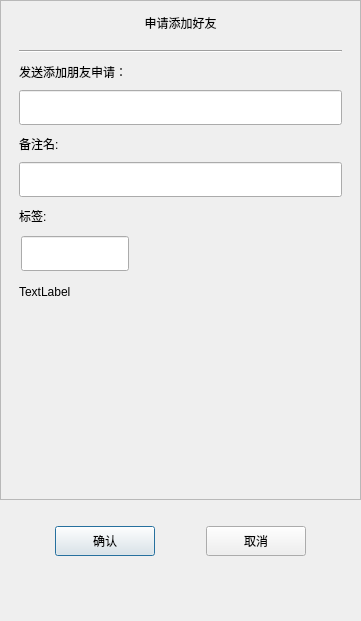
<?xml version="1.0" encoding="UTF-8"?>
<ui version="4.0">
 <class>ApplyFriend</class>
 <widget class="QDialog" name="ApplyFriend">
  <property name="geometry">
   <rect>
    <x>0</x>
    <y>0</y>
    <width>361</width>
    <height>621</height>
   </rect>
  </property>
  <property name="minimumSize">
   <size>
    <width>361</width>
    <height>621</height>
   </size>
  </property>
  <property name="maximumSize">
   <size>
    <width>361</width>
    <height>621</height>
   </size>
  </property>
  <property name="windowTitle">
   <string>Dialog</string>
  </property>
  <layout class="QVBoxLayout" name="verticalLayout">
   <property name="leftMargin">
    <number>0</number>
   </property>
   <property name="topMargin">
    <number>0</number>
   </property>
   <property name="rightMargin">
    <number>0</number>
   </property>
   <property name="bottomMargin">
    <number>0</number>
   </property>
   <item>
    <widget class="QScrollArea" name="scrollArea">
     <property name="minimumSize">
      <size>
       <width>0</width>
       <height>500</height>
      </size>
     </property>
     <property name="widgetResizable">
      <bool>true</bool>
     </property>
     <widget class="QWidget" name="scrollcontent">
      <property name="geometry">
       <rect>
        <x>0</x>
        <y>0</y>
        <width>359</width>
        <height>498</height>
       </rect>
      </property>
      <layout class="QVBoxLayout" name="verticalLayout_2">
       <item>
        <widget class="QLabel" name="apply_lb">
         <property name="minimumSize">
          <size>
           <width>0</width>
           <height>25</height>
          </size>
         </property>
         <property name="maximumSize">
          <size>
           <width>16777215</width>
           <height>25</height>
          </size>
         </property>
         <property name="text">
          <string>申请添加好友</string>
         </property>
         <property name="alignment">
          <set>Qt::AlignmentFlag::AlignCenter</set>
         </property>
        </widget>
       </item>
       <item>
        <widget class="QWidget" name="apply_wid" native="true">
         <layout class="QVBoxLayout" name="verticalLayout_3">
          <item>
           <widget class="Line" name="line">
            <property name="orientation">
             <enum>Qt::Orientation::Horizontal</enum>
            </property>
           </widget>
          </item>
          <item>
           <widget class="QLabel" name="label">
            <property name="minimumSize">
             <size>
              <width>0</width>
              <height>25</height>
             </size>
            </property>
            <property name="maximumSize">
             <size>
              <width>16777215</width>
              <height>25</height>
             </size>
            </property>
            <property name="text">
             <string>发送添加朋友申请：</string>
            </property>
           </widget>
          </item>
          <item>
           <widget class="CustomizeEdit" name="name_ed">
            <property name="minimumSize">
             <size>
              <width>0</width>
              <height>35</height>
             </size>
            </property>
            <property name="maximumSize">
             <size>
              <width>16777215</width>
              <height>35</height>
             </size>
            </property>
           </widget>
          </item>
          <item>
           <widget class="QLabel" name="label_2">
            <property name="minimumSize">
             <size>
              <width>0</width>
              <height>25</height>
             </size>
            </property>
            <property name="maximumSize">
             <size>
              <width>16777215</width>
              <height>25</height>
             </size>
            </property>
            <property name="text">
             <string>备注名:</string>
            </property>
           </widget>
          </item>
          <item>
           <widget class="CustomizeEdit" name="back_ed">
            <property name="minimumSize">
             <size>
              <width>0</width>
              <height>35</height>
             </size>
            </property>
            <property name="maximumSize">
             <size>
              <width>16777215</width>
              <height>35</height>
             </size>
            </property>
           </widget>
          </item>
          <item>
           <widget class="QLabel" name="label_3">
            <property name="minimumSize">
             <size>
              <width>0</width>
              <height>25</height>
             </size>
            </property>
            <property name="maximumSize">
             <size>
              <width>16777215</width>
              <height>25</height>
             </size>
            </property>
            <property name="text">
             <string>标签:</string>
            </property>
           </widget>
          </item>
          <item>
           <widget class="QWidget" name="lb_group_wid" native="true">
            <property name="minimumSize">
             <size>
              <width>0</width>
              <height>50</height>
             </size>
            </property>
            <layout class="QVBoxLayout" name="verticalLayout_4">
             <property name="spacing">
              <number>0</number>
             </property>
             <property name="leftMargin">
              <number>0</number>
             </property>
             <property name="topMargin">
              <number>0</number>
             </property>
             <property name="rightMargin">
              <number>0</number>
             </property>
             <property name="bottomMargin">
              <number>0</number>
             </property>
             <item>
              <widget class="QWidget" name="gridWidget" native="true">
               <property name="minimumSize">
                <size>
                 <width>0</width>
                 <height>40</height>
                </size>
               </property>
               <property name="maximumSize">
                <size>
                 <width>16777215</width>
                 <height>40</height>
                </size>
               </property>
               <widget class="CustomizeEdit" name="lb_ed">
                <property name="geometry">
                 <rect>
                  <x>2</x>
                  <y>2</y>
                  <width>108</width>
                  <height>35</height>
                 </rect>
                </property>
                <property name="maximumSize">
                 <size>
                  <width>16777215</width>
                  <height>35</height>
                 </size>
                </property>
               </widget>
              </widget>
             </item>
             <item>
              <widget class="QWidget" name="input_tip_wid" native="true">
               <property name="minimumSize">
                <size>
                 <width>0</width>
                 <height>35</height>
                </size>
               </property>
               <property name="maximumSize">
                <size>
                 <width>16777215</width>
                 <height>35</height>
                </size>
               </property>
               <layout class="QVBoxLayout" name="verticalLayout_5">
                <property name="spacing">
                 <number>0</number>
                </property>
                <property name="leftMargin">
                 <number>0</number>
                </property>
                <property name="topMargin">
                 <number>0</number>
                </property>
                <property name="rightMargin">
                 <number>0</number>
                </property>
                <property name="bottomMargin">
                 <number>0</number>
                </property>
                <item>
                 <widget class="ClickedOnceLabel" name="tip_lb">
                  <property name="text">
                   <string>TextLabel</string>
                  </property>
                 </widget>
                </item>
               </layout>
              </widget>
             </item>
            </layout>
           </widget>
          </item>
          <item>
           <widget class="QWidget" name="widget" native="true">
            <property name="minimumSize">
             <size>
              <width>0</width>
              <height>60</height>
             </size>
            </property>
            <layout class="QHBoxLayout" name="horizontalLayout_2">
             <property name="spacing">
              <number>7</number>
             </property>
             <property name="leftMargin">
              <number>0</number>
             </property>
             <property name="topMargin">
              <number>0</number>
             </property>
             <property name="rightMargin">
              <number>0</number>
             </property>
             <property name="bottomMargin">
              <number>0</number>
             </property>
             <item>
              <widget class="QWidget" name="lb_list" native="true">
               <property name="minimumSize">
                <size>
                 <width>287</width>
                 <height>50</height>
                </size>
               </property>
               <property name="maximumSize">
                <size>
                 <width>287</width>
                 <height>16777215</height>
                </size>
               </property>
              </widget>
             </item>
             <item>
              <widget class="QWidget" name="more_lb_wid" native="true">
               <layout class="QVBoxLayout" name="verticalLayout_6">
                <property name="spacing">
                 <number>0</number>
                </property>
                <property name="leftMargin">
                 <number>0</number>
                </property>
                <property name="rightMargin">
                 <number>0</number>
                </property>
                <property name="bottomMargin">
                 <number>0</number>
                </property>
                <item>
                 <spacer name="verticalSpacer_3">
                  <property name="orientation">
                   <enum>Qt::Orientation::Vertical</enum>
                  </property>
                  <property name="sizeHint" stdset="0">
                   <size>
                    <width>20</width>
                    <height>40</height>
                   </size>
                  </property>
                 </spacer>
                </item>
                <item>
                 <widget class="ClickedOnceLabel" name="more_lb">
                  <property name="minimumSize">
                   <size>
                    <width>25</width>
                    <height>25</height>
                   </size>
                  </property>
                  <property name="maximumSize">
                   <size>
                    <width>25</width>
                    <height>25</height>
                   </size>
                  </property>
                  <property name="text">
                   <string/>
                  </property>
                 </widget>
                </item>
                <item>
                 <spacer name="verticalSpacer_4">
                  <property name="orientation">
                   <enum>Qt::Orientation::Vertical</enum>
                  </property>
                  <property name="sizeHint" stdset="0">
                   <size>
                    <width>20</width>
                    <height>40</height>
                   </size>
                  </property>
                 </spacer>
                </item>
               </layout>
              </widget>
             </item>
            </layout>
           </widget>
          </item>
         </layout>
        </widget>
       </item>
      </layout>
     </widget>
    </widget>
   </item>
   <item>
    <spacer name="verticalSpacer">
     <property name="orientation">
      <enum>Qt::Orientation::Vertical</enum>
     </property>
     <property name="sizeType">
      <enum>QSizePolicy::Policy::Fixed</enum>
     </property>
     <property name="sizeHint" stdset="0">
      <size>
       <width>20</width>
       <height>10</height>
      </size>
     </property>
    </spacer>
   </item>
   <item>
    <widget class="QWidget" name="apply_sure_wid" native="true">
     <property name="minimumSize">
      <size>
       <width>0</width>
       <height>50</height>
      </size>
     </property>
     <layout class="QHBoxLayout" name="horizontalLayout">
      <item>
       <spacer name="horizontalSpacer">
        <property name="orientation">
         <enum>Qt::Orientation::Horizontal</enum>
        </property>
        <property name="sizeHint" stdset="0">
         <size>
          <width>40</width>
          <height>20</height>
         </size>
        </property>
       </spacer>
      </item>
      <item>
       <widget class="ClickedBtn" name="sure_btn">
        <property name="minimumSize">
         <size>
          <width>100</width>
          <height>30</height>
         </size>
        </property>
        <property name="text">
         <string>确认</string>
        </property>
       </widget>
      </item>
      <item>
       <spacer name="horizontalSpacer_3">
        <property name="orientation">
         <enum>Qt::Orientation::Horizontal</enum>
        </property>
        <property name="sizeHint" stdset="0">
         <size>
          <width>40</width>
          <height>20</height>
         </size>
        </property>
       </spacer>
      </item>
      <item>
       <widget class="ClickedBtn" name="cancel_btn">
        <property name="minimumSize">
         <size>
          <width>100</width>
          <height>30</height>
         </size>
        </property>
        <property name="text">
         <string>取消</string>
        </property>
       </widget>
      </item>
      <item>
       <spacer name="horizontalSpacer_2">
        <property name="orientation">
         <enum>Qt::Orientation::Horizontal</enum>
        </property>
        <property name="sizeHint" stdset="0">
         <size>
          <width>40</width>
          <height>20</height>
         </size>
        </property>
       </spacer>
      </item>
     </layout>
    </widget>
   </item>
   <item>
    <spacer name="verticalSpacer_2">
     <property name="orientation">
      <enum>Qt::Orientation::Vertical</enum>
     </property>
     <property name="sizeHint" stdset="0">
      <size>
       <width>20</width>
       <height>40</height>
      </size>
     </property>
    </spacer>
   </item>
  </layout>
 </widget>
 <customwidgets>
  <customwidget>
   <class>ClickedBtn</class>
   <extends>QPushButton</extends>
   <header location="global">clickedbtn.h</header>
  </customwidget>
  <customwidget>
   <class>CustomizeEdit</class>
   <extends>QLineEdit</extends>
   <header location="global">customizeedit.h</header>
  </customwidget>
  <customwidget>
   <class>ClickedOnceLabel</class>
   <extends>QLabel</extends>
   <header location="global">clickedoncelabel.h</header>
  </customwidget>
 </customwidgets>
 <resources/>
 <connections/>
</ui>
